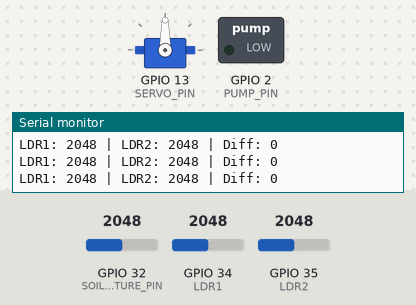
A sketch run on a simulated ESP32. On the bench: servo, switched loads named in the sketch (green lamp = pin HIGH), the last lines printed to the serial monitor. Inputs (shaded band) come from the test bench; at power-on: GPIO 34 (LDR1) = 2048, GPIO 35 (LDR2) = 2048, GPIO 32 (SOIL_MOISTURE_PIN) = 2048. WiFi joins after 1.5 s; servers stay silent unless stated.

Above: at 3.0 s.
3.1 s: GPIO 34 (LDR1) set to 2127
At 4.9 s:
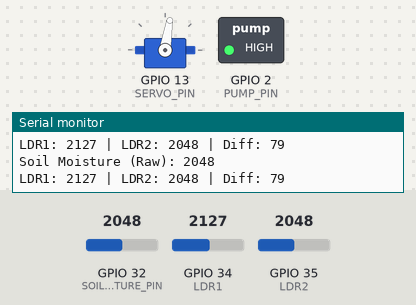
6.9 s: GPIO 35 (LDR2) set to 2108
8.4 s: GPIO 32 (SOIL_MOISTURE_PIN) set to 2926
12.0 s: GPIO 32 (SOIL_MOISTURE_PIN) set to 3063
At 14.8 s:
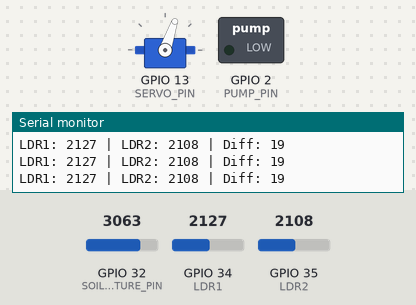
15.3 s: GPIO 35 (LDR2) set to 2047
At 17.7 s:
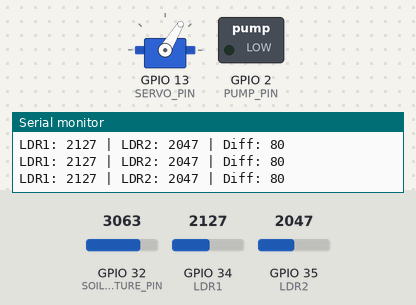
19.7 s: GPIO 32 (SOIL_MOISTURE_PIN) set to 2960
At 19.9 s:
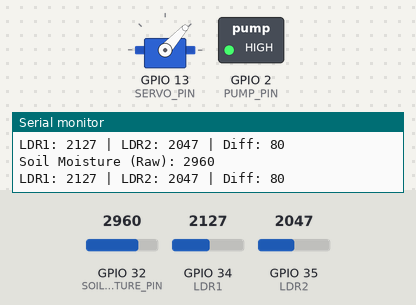
Timing chart, 0 to 27.3 s (numbered marks = the images above; inputs shaded):
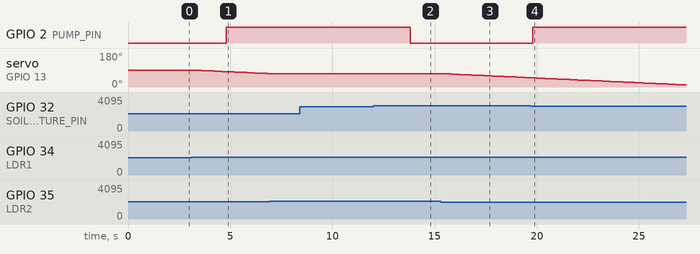

Measured:
- the behaviour switches between 2098 and 2099 on GPIO 34 (LDR1) (found by bisection; images 0 and 1)
- after the input at 3.1 s, servo on GPIO 13 (SERVO_PIN): moves from 90° to 71° over 3.6 s, starting after 0.10 s
- after the input at 6.9 s, servo on GPIO 13 (SERVO_PIN): stays 71° (without the input it goes to 70° after 0.10 s)
- after the input at 12.0 s, GPIO 2 (PUMP_PIN): HIGH → LOW after 1.8 s
- after the input at 15.3 s, servo on GPIO 13 (SERVO_PIN): moves from 71° to 49° over 4.2 s, starting after 0.10 s
- after the input at 19.7 s, GPIO 2 (PUMP_PIN): LOW → HIGH after 0.10 s

The sketch:

combine_code.ino
```cpp
#define BLYNK_TEMPLATE_ID "TMPL3HNrCZNPH"
#define BLYNK_TEMPLATE_NAME "smart irrigation system"
#define BLYNK_AUTH_TOKEN "lJdA3ePMZE050CvhR_dlJdpQ12aPnfTt"


#include <ESP32Servo.h>
#include <WiFi.h>
#include <BlynkSimpleEsp32.h>

// --- LDR and Servo Setup ---
#define LDR1 34    // ADC1_CH6 (OK)
#define LDR2 35    // ADC1_CH7 (OK)
#define SERVO_PIN 13
#define LDR_ERROR 50

Servo servo;
int Spoint = 90;

// --- Soil Moisture & Pump Setup ---
#define SOIL_MOISTURE_PIN 32   // Use different ADC pin (safe)
#define THRESHOLD_MOISTURE 3000
#define PUMP_PIN 2             // Digital output pin
#define PUMP_SWITCH V6         // Virtual pin on Blynk

// --- Blynk Credentials ---

#define BLYNK_PRINT Serial

char auth[] = BLYNK_AUTH_TOKEN;
char ssid[] = "EACCESS";
char pass[] = "hostelnet";

BlynkTimer timer;
bool isPumpOn = false;

// --- BLYNK PUMP CONTROL ---
BLYNK_WRITE(PUMP_SWITCH) {
  isPumpOn = param.asInt();
  if (isPumpOn) {
    Serial.println("Pump manually turned ON");
  } else {
    Serial.println("Pump manually turned OFF");
    digitalWrite(PUMP_PIN, LOW);
  }
}

// --- Sensor Functions ---
void sendSensorData() {
  int soilMoisture = analogRead(SOIL_MOISTURE_PIN);
  Serial.print("Soil Moisture (Raw): ");
  Serial.println(soilMoisture);

  Blynk.virtualWrite(V5, soilMoisture);

  if (isPumpOn || soilMoisture < THRESHOLD_MOISTURE) {
    digitalWrite(PUMP_PIN, HIGH);
    if (!isPumpOn) {
      Blynk.logEvent("moisture_alert", "Soil moisture is below the threshold!");
    }
  } else {
    if (!isPumpOn) {
      digitalWrite(PUMP_PIN, LOW);
    }
  }
}

void trackLight() {
  int ldr1 = analogRead(LDR1);
  int ldr2 = analogRead(LDR2);
  int diff = abs(ldr1 - ldr2);

  Serial.print("LDR1: "); Serial.print(ldr1);
  Serial.print(" | LDR2: "); Serial.print(ldr2);
  Serial.print(" | Diff: "); Serial.println(diff);

  if (diff > LDR_ERROR) {
    if (ldr1 > ldr2 && Spoint > 0) {
      Spoint--;
    } else if (ldr2 > ldr1 && Spoint < 180) {
      Spoint++;
    }
    servo.write(Spoint);
  }
  delay(80);
}

// --- Setup ---
void setup() {
  Serial.begin(115200);

  // Servo setup
  servo.setPeriodHertz(50);
  servo.attach(SERVO_PIN, 1000, 2000);
  servo.write(Spoint);

  // Pump setup
  pinMode(PUMP_PIN, OUTPUT);

  // Blynk setup
  Blynk.begin(auth, ssid, pass);
  timer.setInterval(3000L, sendSensorData);
  timer.setInterval(200L, trackLight);  // Run light tracking every 200ms

  Blynk.virtualWrite(PUMP_SWITCH, isPumpOn);
  Blynk.syncVirtual(PUMP_SWITCH);
}

// --- Main Loop ---
void loop() {
  Blynk.run();
  timer.run();
}
```
